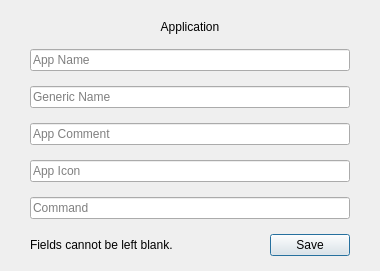
<?xml version="1.0" encoding="UTF-8"?>
<ui version="4.0">
 <class>StartupAppEdit</class>
 <widget class="QDialog" name="StartupAppEdit">
  <property name="geometry">
   <rect>
    <x>0</x>
    <y>0</y>
    <width>380</width>
    <height>227</height>
   </rect>
  </property>
  <property name="minimumSize">
   <size>
    <width>380</width>
    <height>0</height>
   </size>
  </property>
  <property name="windowTitle">
   <string>Startup App</string>
  </property>
  <property name="modal">
   <bool>true</bool>
  </property>
  <layout class="QGridLayout" name="gridLayout">
   <property name="leftMargin">
    <number>30</number>
   </property>
   <property name="topMargin">
    <number>20</number>
   </property>
   <property name="rightMargin">
    <number>30</number>
   </property>
   <property name="bottomMargin">
    <number>15</number>
   </property>
   <property name="spacing">
    <number>15</number>
   </property>
   <item row="6" column="0">
    <widget class="QLabel" name="lblErrorMsg">
     <property name="text">
      <string>Fields cannot be left blank.</string>
     </property>
    </widget>
   </item>
   <item row="1" column="0" colspan="2">
    <widget class="QLineEdit" name="txtStartupAppName">
     <property name="placeholderText">
      <string>App Name</string>
     </property>
    </widget>
   </item>
   <item row="2" column="0" colspan="2">
    <widget class="QLineEdit" name="txtStartupAppGenericName">
     <property name="placeholderText">
      <string>Generic Name</string>
     </property>
    </widget>
   </item>
   <item row="3" column="0" colspan="2">
    <widget class="QLineEdit" name="txtStartupAppComment">
     <property name="placeholderText">
      <string>App Comment</string>
     </property>
    </widget>
   </item>
   <item row="4" column="0" colspan="2">
    <widget class="QLineEdit" name="txtStartupAppIcon">
     <property name="placeholderText">
      <string>App Icon</string>
     </property>
    </widget>
   </item>
   <item row="5" column="0" colspan="2">
    <widget class="QLineEdit" name="txtStartupAppCommand">
     <property name="placeholderText">
      <string>Command</string>
     </property>
    </widget>
   </item>
   <item row="6" column="1" alignment="Qt::AlignRight|Qt::AlignVCenter">
    <widget class="QPushButton" name="btnSave">
     <property name="cursor">
      <cursorShape>PointingHandCursor</cursorShape>
     </property>
     <property name="focusPolicy">
      <enum>Qt::NoFocus</enum>
     </property>
     <property name="accessibleName">
      <string notr="true">primary</string>
     </property>
     <property name="text">
      <string>Save</string>
     </property>
     <property name="default">
      <bool>true</bool>
     </property>
    </widget>
   </item>
   <item row="0" column="0" colspan="2" alignment="Qt::AlignTop">
    <widget class="QLabel" name="lblTitle">
     <property name="accessibleName">
      <string notr="true">dialog-title</string>
     </property>
     <property name="text">
      <string>Application</string>
     </property>
     <property name="alignment">
      <set>Qt::AlignCenter</set>
     </property>
    </widget>
   </item>
   <item row="7" column="0" colspan="2">
    <spacer name="verticalSpacer">
     <property name="orientation">
      <enum>Qt::Vertical</enum>
     </property>
     <property name="sizeHint" stdset="0">
      <size>
       <width>20</width>
       <height>40</height>
      </size>
     </property>
    </spacer>
   </item>
  </layout>
 </widget>
 <tabstops>
  <tabstop>txtStartupAppName</tabstop>
  <tabstop>txtStartupAppGenericName</tabstop>
  <tabstop>txtStartupAppComment</tabstop>
  <tabstop>txtStartupAppIcon</tabstop>
  <tabstop>txtStartupAppCommand</tabstop>
  <tabstop>btnSave</tabstop>
 </tabstops>
 <resources/>
 <connections/>
</ui>
